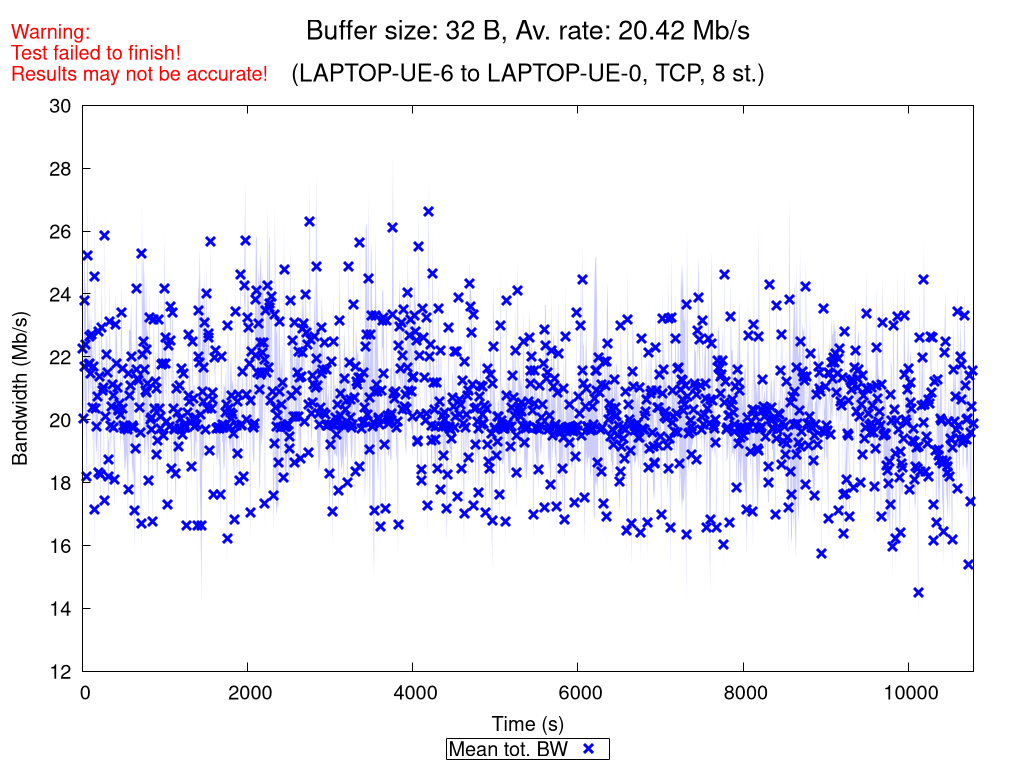

The script that saved this image:
set terminal pngcairo nocrop enhanced size 1024,768 font "Verdana,15"
set output "TCP_8_st_2020_10_27_19-58-36_two2one_00032B.png"

set title "{/=20 Buffer size: 32 B, Av. rate: 20.42 Mb/s}\n\n{/=18 (LAPTOP-UE-6 to LAPTOP-UE-0, TCP, 8 st.)}"
set label "Warning:\nTest failed to finish!\nResults may not be accurate!" at screen 0.01, screen 0.96 tc rgb "red"

set xlabel "Time (s)"
set ylabel "Bandwidth (Mb/s)"
set ytics nomirror
set key bmargin center horizontal box samplen 1 width -1
set bmargin 4.6
set rmargin 4.5

rf = 1000000.0  # rate factor
set style fill transparent solid 0.2 noborder
set autoscale xfix
plot "TCP_8_st_2020_10_27_19-58-36_two2one_00032B_iperf_processed.dat" using 1:($2/rf-$3/rf):($2/rf+$3/rf) with filledcurves lc rgb "blue" notitle, \
     "" using 1:($2/rf) with points pt 2 ps 1.5 lw 3 lc rgb "blue" title "Mean tot. BW", \
